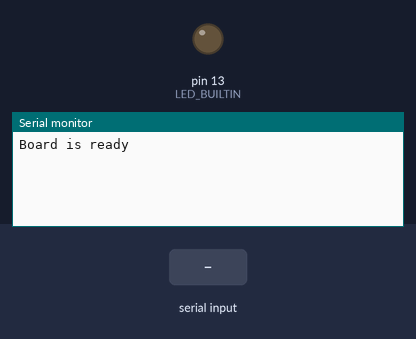
Simulated run of this program. Board: Arduino Mega 2560, built with avr-gcc and run on an emulated ATmega2560. Shown: output pins drawn as LEDs (lit = HIGH), the last lines printed to the serial monitor. The test bench sets the inputs (shaded band).

Above: at 1.2 s.
1.3 s: "1\n" received over Serial
At 2.1 s:
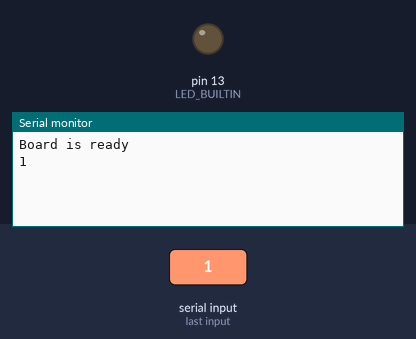
At 3.4 s:
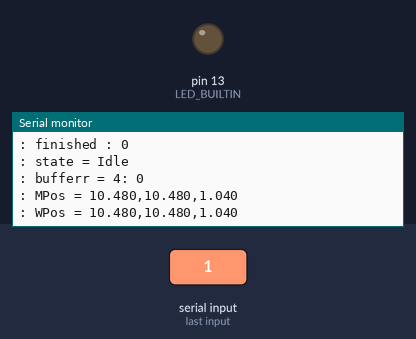

Measured:
- after the input at 1.3 s, the serial monitor: prints a new line at once (image 1)

The program:

main.cpp
```cpp
/**
 * Blink
 *
 * Turns on an LED on for one second,
 * then off for one second, repeatedly.
 */
#include "Arduino.h"

#ifndef LED_BUILTIN
#define LED_BUILTIN 13
#endif
String val;
void setup()
{
  // initialize LED digital pin as an output.
  Serial.begin(9600);
  pinMode(LED_BUILTIN, OUTPUT);
  Serial.println("Board is ready");
}

void loop()
{

  while (Serial.available() > 0)
  {

    // look for the next valid integer in the incoming serial stream:
    val = Serial.readStringUntil('\n');

    Serial.print(val);

    // look for the newline. That's the end of your
    // sentence:
    // if (Serial.read() == '\n') {
    delay(1000);
    Serial.println();
    Serial.println(": MPos = 10.480,12.720,1.040");
    Serial.println(": WPos = 10.480,12.720,1.040");
    Serial.println(": MPos = 10.480,10.880,1.040");
    Serial.println(": WPos = 10.480,10.880,1.040");
    Serial.println(": finished : 0");
    Serial.println(": state = Idle");
    Serial.println(": bufferr = 4: 0");
    Serial.println(": MPos = 10.480,10.480,1.040");
    Serial.println(": WPos = 10.480,10.480,1.040");
    // Serial.print("I'm your Arduino Board and I recieved from P5: ");
    // Serial.print(val);
    //  } // end of looking for newline char
  }
}
```
